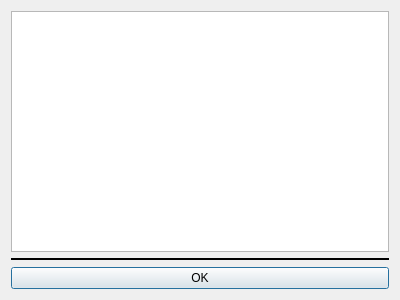
<?xml version="1.0" encoding="UTF-8"?>
<ui version="4.0">
 <class>infoDialog</class>
 <widget class="QDialog" name="infoDialog">
  <property name="geometry">
   <rect>
    <x>0</x>
    <y>0</y>
    <width>400</width>
    <height>300</height>
   </rect>
  </property>
  <property name="windowTitle">
   <string>Dialog</string>
  </property>
  <layout class="QVBoxLayout" name="verticalLayout">
   <item>
    <widget class="QTextBrowser" name="textBrowser">
     <property name="verticalScrollBarPolicy">
      <enum>Qt::ScrollBarAsNeeded</enum>
     </property>
    </widget>
   </item>
   <item>
    <widget class="Line" name="line">
     <property name="frameShadow">
      <enum>QFrame::Plain</enum>
     </property>
     <property name="lineWidth">
      <number>2</number>
     </property>
     <property name="orientation">
      <enum>Qt::Horizontal</enum>
     </property>
    </widget>
   </item>
   <item>
    <widget class="QPushButton" name="pushButton">
     <property name="text">
      <string>OK</string>
     </property>
    </widget>
   </item>
  </layout>
 </widget>
 <resources/>
 <connections/>
</ui>
